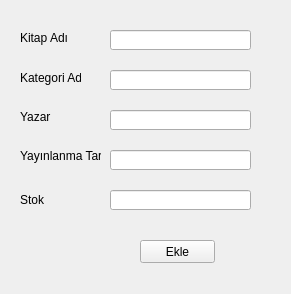
<?xml version="1.0" encoding="UTF-8"?>
<ui version="4.0">
 <class>Form</class>
 <widget class="QWidget" name="Form">
  <property name="geometry">
   <rect>
    <x>0</x>
    <y>0</y>
    <width>291</width>
    <height>294</height>
   </rect>
  </property>
  <property name="minimumSize">
   <size>
    <width>291</width>
    <height>294</height>
   </size>
  </property>
  <property name="windowTitle">
   <string>Form</string>
  </property>
  <widget class="QLineEdit" name="lineEdit_kategori_ad">
   <property name="geometry">
    <rect>
     <x>110</x>
     <y>70</y>
     <width>141</width>
     <height>20</height>
    </rect>
   </property>
  </widget>
  <widget class="QLineEdit" name="lineEdit_yazar">
   <property name="geometry">
    <rect>
     <x>110</x>
     <y>110</y>
     <width>141</width>
     <height>20</height>
    </rect>
   </property>
  </widget>
  <widget class="QLineEdit" name="lineEdit_yayinlanma">
   <property name="geometry">
    <rect>
     <x>110</x>
     <y>150</y>
     <width>141</width>
     <height>20</height>
    </rect>
   </property>
  </widget>
  <widget class="QLineEdit" name="lineEdit_stok">
   <property name="geometry">
    <rect>
     <x>110</x>
     <y>190</y>
     <width>141</width>
     <height>20</height>
    </rect>
   </property>
  </widget>
  <widget class="QLineEdit" name="lineEdit_kitap_ad">
   <property name="geometry">
    <rect>
     <x>110</x>
     <y>30</y>
     <width>141</width>
     <height>20</height>
    </rect>
   </property>
  </widget>
  <widget class="QLabel" name="label">
   <property name="geometry">
    <rect>
     <x>20</x>
     <y>30</y>
     <width>51</width>
     <height>16</height>
    </rect>
   </property>
   <property name="text">
    <string>Kitap Adı</string>
   </property>
  </widget>
  <widget class="QLabel" name="label_2">
   <property name="geometry">
    <rect>
     <x>20</x>
     <y>70</y>
     <width>61</width>
     <height>16</height>
    </rect>
   </property>
   <property name="text">
    <string>Kategori Adı</string>
   </property>
  </widget>
  <widget class="QLabel" name="label_3">
   <property name="geometry">
    <rect>
     <x>20</x>
     <y>110</y>
     <width>47</width>
     <height>13</height>
    </rect>
   </property>
   <property name="text">
    <string>Yazar</string>
   </property>
  </widget>
  <widget class="QLabel" name="label_4">
   <property name="geometry">
    <rect>
     <x>20</x>
     <y>140</y>
     <width>81</width>
     <height>31</height>
    </rect>
   </property>
   <property name="text">
    <string>Yayınlanma Tarihi</string>
   </property>
   <property name="alignment">
    <set>Qt::AlignLeading|Qt::AlignLeft|Qt::AlignVCenter</set>
   </property>
  </widget>
  <widget class="QLabel" name="label_5">
   <property name="geometry">
    <rect>
     <x>20</x>
     <y>190</y>
     <width>31</width>
     <height>20</height>
    </rect>
   </property>
   <property name="text">
    <string>Stok</string>
   </property>
  </widget>
  <widget class="QPushButton" name="pushButton_kayit_et">
   <property name="geometry">
    <rect>
     <x>140</x>
     <y>240</y>
     <width>75</width>
     <height>23</height>
    </rect>
   </property>
   <property name="text">
    <string>Ekle</string>
   </property>
  </widget>
 </widget>
 <resources/>
 <connections/>
</ui>
